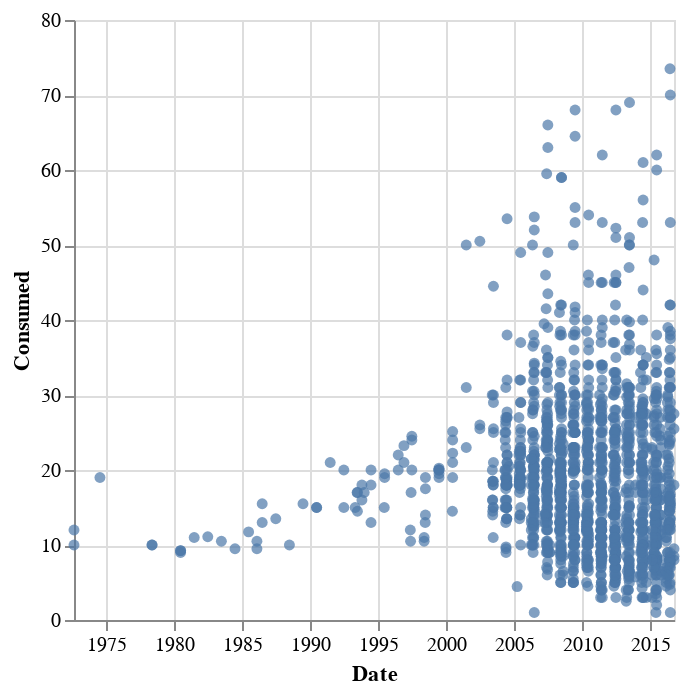

Notebook source saved alongside this figure:
### Markdown cell above
#### checkpoint 1: basic scatter plot of Year vs Number of Hot Dogs Consumed. You will get full point if you:
 
*  Plot the right data
*  Specify the correct mark 
*  Use the correct x and y encoding (including converting dates to years)

You chart should look like:

![](https://raw.githubusercontent.com/dallascard/SI649_public/main/altair_hw1/task2-checkpoint1.png)

### Code cell
alt.Chart(df).mark_point(filled=True).encode(
    x='Date',
    y='Consumed',
)

### Figure 1 — Vega-Lite specification as saved in the notebook (floating-point values rounded to 4 significant figures; data arrays with more than 128 entries replaced by an {"elided": "..."} marker saying what was removed)
{"config": {"view": {"continuousWidth": 300, "continuousHeight": 300}}, "data": {"name": "data-406295d80c74e37c9ac8951d170ff467"}, "mark": {"type": "point", "filled": true}, "encoding": {"x": {"field": "Date", "type": "temporal"}, "y": {"field": "Consumed", "type": "quantitative"}}, "$schema": "https://vega.github.io/schema/vega-lite/v5.16.3.json", "datasets": {"data-406295d80c74e37c9ac8951d170ff467": {"elided": "1501 records"}}}
